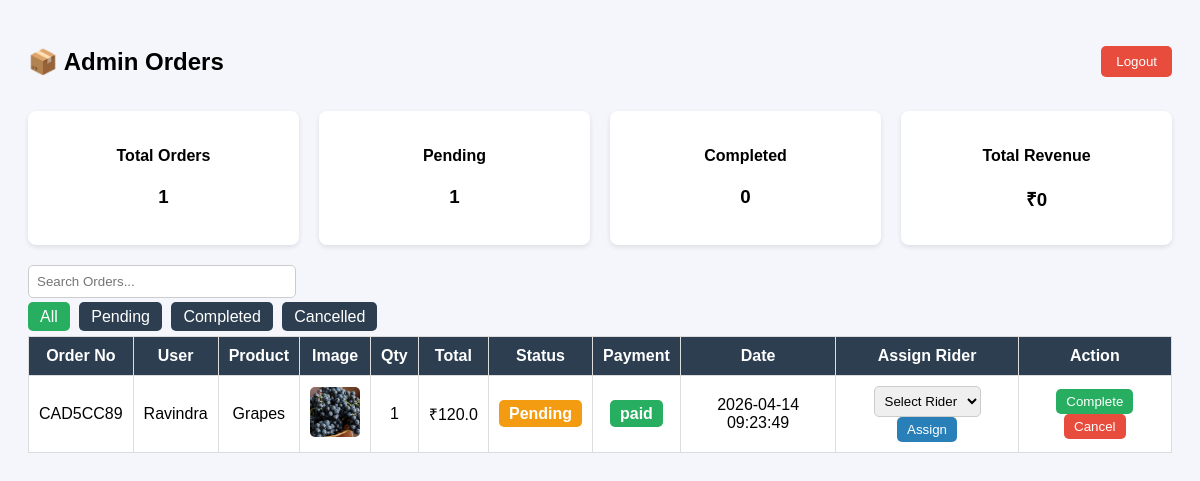
The app's page /admin_orders with its own data.
### tables this page shows
CREATE TABLE order_history (
        id INTEGER PRIMARY KEY AUTOINCREMENT,
		order_number TEXT,
		user_id INTEGER,
		product_id INTEGER,
		quantity INTEGER,
		price REAL,
		status TEXT,
		payment_status TEXT,
		created_at TIMESTAMP DEFAULT CURRENT_TIMESTAMP
    , latitude REAL, longitude REAL, rider_id INTEGER, rider_status TEXT, delivery_otp TEXT, customer_lat REAL, customer_lng REAL, otp_verified text  DEFAULT 'No', address_id INTEGER, pickup_lat REAL, pickup_lng REAL, pickup_address TEXT, customer_address text, is_otp_verified INTEGER DEFAULT 0);

CREATE TABLE users (
        id INTEGER PRIMARY KEY AUTOINCREMENT,
        username TEXT UNIQUE,
        password TEXT
    , email TEXT, latitude real, longitude real, address text, profile_pic TEXT, phoneno integer);

CREATE TABLE products (
        id INTEGER PRIMARY KEY AUTOINCREMENT,
        name TEXT,
        price REAL,
        description TEXT,
        image TEXT,
        quantity INTEGER
    , category  TEXT);

### app.py (the view)
@app.route('/admin_orders')
def admin_orders():
    db = get_db()
    cursor = db.cursor()
    cursor.execute("""
        SELECT
            o.id,
            o.order_number,
            o.quantity,
            o.price,
            o.status,
            o.payment_status,
            o.created_at,
            o.rider_id,
            u.username,
            p.name ,
            p.image,o.payment_status
        FROM order_history o
        JOIN users u ON o.user_id = u.id
        JOIN products p ON o.product_id = p.id
        ORDER BY o.created_at DESC
    """)
    orders = cursor.fetchall()
    cursor.execute("SELECT COUNT(*) FROM order_history")
    total_orders = cursor.fetchone()[0]
    cursor.execute("SELECT COUNT(*) FROM order_history WHERE status='Pending'")
    pending_orders = cursor.fetchone()[0]
    cursor.execute("SELECT COUNT(*) FROM order_history WHERE status='Completed'")
    completed_orders = cursor.fetchone()[0]
    cursor.execute("SELECT SUM(price*quantity) FROM order_history WHERE payment_status='Paid'")
    revenue = cursor.fetchone()[0] or 0
    cursor.execute("SELECT * FROM riders")
    riders = cursor.fetchall()
    db.close()
    filter_status = request.args.get('filter', 'All')
    return render_template('admin_orders.html', orders=orders, riders=riders,
                           total_orders=total_orders, pending_orders=pending_orders,
                           completed_orders=completed_orders, revenue=revenue,
                           filter_status=filter_status)

### app.py (called while the page is built)
def get_db():
    conn = sqlite3.connect(DB_NAME)
    conn.row_factory = sqlite3.Row
    return conn

### templates/admin_orders.html (shortened to what this page needs)
<!DOCTYPE html>
<html>
<head>
</head>
<body>
<div class="top-bar">
<h2>📦 Admin Orders</h2>
<button class="logout-btn" onclick="window.location.href='/admin_logout'">Logout</button>
</div>
<div class="stats">
<div class="card"><h4>Total Orders</h4><h3>{{ total_orders }}</h3></div>
<div class="card"><h4>Pending</h4><h3>{{ pending_orders }}</h3></div>
<div class="card"><h4>Completed</h4><h3>{{ completed_orders }}</h3></div>
<div class="card"><h4>Total Revenue</h4><h3>₹{{ revenue }}</h3></div>
</div>
<div class="search-box">
<input type="text" id="search" placeholder="Search Orders..." onkeyup="searchOrders()">
</div>
<div class="filters">
<a href="{{ url_for('admin_orders', filter='All') }}" class="{{ 'active' if filter_status=='All' else '' }}">All</a>
<a href="{{ url_for('admin_orders', filter='Pending') }}" class="{{ 'active' if filter_status=='Pending' else '' }}">Pending</a>
<a href="{{ url_for('admin_orders', filter='Completed') }}" class="{{ 'active' if filter_status=='Completed' else '' }}">Completed</a>
<a href="{{ url_for('admin_orders', filter='Cancelled') }}" class="{{ 'active' if filter_status=='Cancelled' else '' }}">Cancelled</a>
</div>
<table>
<thead>
<tr>
<th>Order No</th><th>User</th><th>Product</th><th>Image</th><th>Qty</th><th>Total</th><th>Status</th><th>Payment</th><th>Date</th><th>Assign Rider</th><th>Action</th>
</tr>
</thead>
<tbody>
{% for order in orders %}
<tr>
<td>{{ order.order_number }}</td>
<td>{{ order.username }}</td>
<td>{{ order.name }}</td>
<td>
<img src="{{ url_for('static', filename=order.image) }}">
</td>
<td>{{ order.quantity }}</td>
<td>₹{{ order.price * order.quantity }}</td>
<td>
<span class="status {{ order.status }}">{{ order.status }}</span>
</td>
<td>
<span class="status {{ order.payment_status or 'Pending' }}">{{ order.payment_status or 'Pending' }}</span>
</td>
<td>{{ order.created_at }}</td>
<td>
{% if order.rider_id %}
Assigned
{% else %}
<form method="POST" action="/assign_rider">
<select name="rider_id" required>
<option value="">Select Rider</option>
</select>
<button type="submit" class="assign">Assign</button>
</form>
{% endif %}
</td>
<td>
{% if order.status in ['Completed','Cancelled'] %}
<button class="complete" disabled>Complete</button>
<button class="cancel" disabled>Cancel</button>
{% else %}
<button class="complete"
onclick="window.location.href='{{ url_for('update_order_status', order_id=order.id, status='Completed') }}'">
Complete
</button>
<button class="cancel"
onclick="window.location.href='{{ url_for('update_order_status', order_id=order.id, status='Cancelled') }}'">
Cancel
</button>
{% endif %}
</td>
</tr>
{% endfor %}
</tbody>
</table>
</body>
</html>

### templates/admin_orders.html (style rules this page uses)
body { font-family:Arial;background:#f4f6fb;padding:20px; }
.top-bar { display:flex;justify-content:space-between;align-items:center;margin-bottom:15px; }
.logout-btn { background:#e74c3c;color:white;border:none;padding:8px 15px;border-radius:5px;cursor:pointer; }
.stats { display:flex;gap:20px;margin-bottom:20px; }
.card { background:white;padding:15px;border-radius:8px;box-shadow:0 2px 5px rgba(0,0,0,0.1);flex:1;text-align:center; }
.search-box { margin-bottom:10px; }
.search-box input { padding:8px;width:250px;border-radius:5px;border:1px solid #ccc; }
table { width:100%;border-collapse:collapse;background:white; }
th,td { padding:10px;border:1px solid #ddd;text-align:center; }
th { background:#2c3e50;color:white; }
img { width:50px;height:50px;object-fit:cover;border-radius:5px; }
.status { padding:5px 10px;border-radius:5px;color:white;font-weight:bold; }
.Pending { background:#f39c12; }
.paid { background:#27ae60; }
button { padding:5px 10px;border:none;border-radius:5px;cursor:pointer; }
.complete { background:#27ae60;color:white; }
.cancel { background:#e74c3c;color:white; }
.assign { background:#2980b9;color:white; }
select { padding:6px;border-radius:5px;border:1px solid #ccc;cursor:pointer; }
.filters { margin-bottom:10px; }
.filters a { padding:6px 12px;background:#2c3e50;color:white;text-decoration:none;border-radius:5px;margin-right:5px; }
.filters a.active { background:#27ae60; }

### records on screen
order_history: order_number "CAD5CC89", username "Ravindra", name "Grapes", image (picture), quantity "1", order.price*order.quantity "120.0", status "Pending", payment_status "paid", created_at "2026-04-14 09:23:49"

### other values on screen
{{ total_orders }} "1"
{{ pending_orders }} "1"
{{ completed_orders }} "0"
{{ revenue }} "0"
